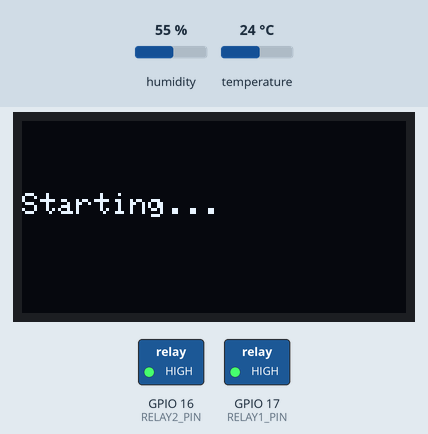
Recording of a sketch running on a simulated ESP32. On the bench: 128×64 one-colour display, switched loads named in the sketch (green lamp = pin HIGH). Inputs (shaded band) come from the test bench; at power-on: humidity 55 %, temperature 24 °C. What the sketch prints to the serial monitor is not drawn.

Above: at 0.1 s.
1.7 s: humidity set to 52 %
At 3.3 s:
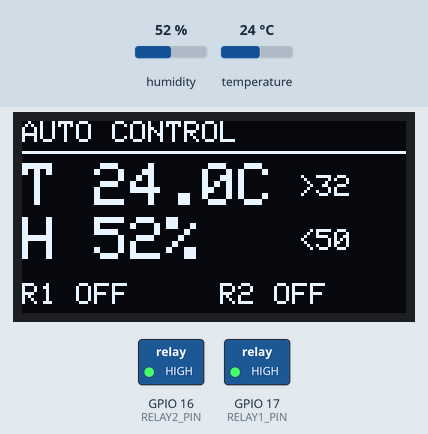
7.0 s: humidity set to 49 %
At 11.7 s:
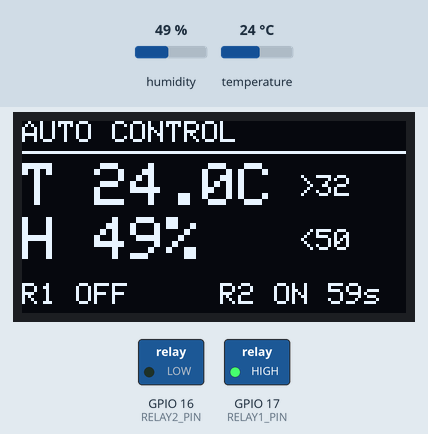
15.5 s: temperature set to 30 °C
At 18.8 s:
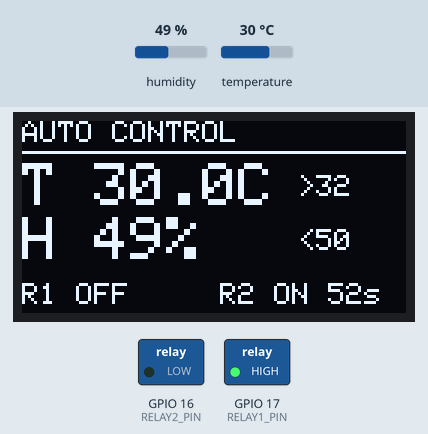
20.8 s: temperature set to 33 °C
At 24.8 s:
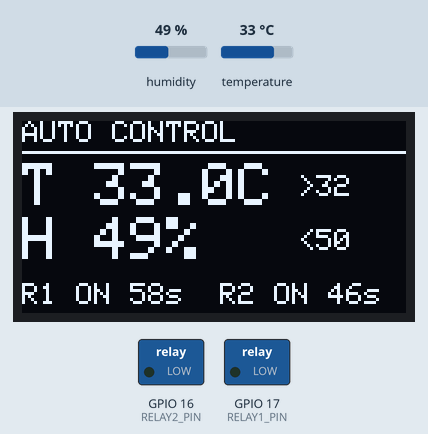
Timing chart, 0 to 71.5 s (numbered marks = the images above; inputs shaded):
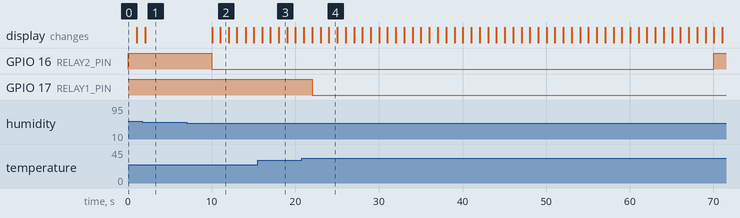

Measured:
- the behaviour switches between 51 and 50 % on humidity (found by bisection; images 1 and 2)
- the behaviour switches between 31 and 32 °C on temperature (found by bisection; images 3 and 4)
- after the input at 1.7 s, the display: changes after 0.35 s (image 1)
- after the input at 7.0 s, GPIO 16 (RELAY2_PIN): HIGH → LOW after 3.0 s; the display: first changes after 3.1 s (image 2 shows a later state)
- after the input at 20.8 s, GPIO 17 (RELAY1_PIN): HIGH → LOW after 1.2 s; the display: first differs from a run without the input after 1.3 s (image 4 shows a later state)
- what the display in image 3 shows lasts 1.0 s, from 18.0 s to 19.0 s

The sketch:

Lab6_AutoControl.ino
```cpp
/* ============================================================================
 *  Lab6 : ระบบควบคุมอัตโนมัติ  DHT11 -> Relay  พร้อมแสดงผลบน OLED
 *  Board : ESP32 Devkit V2
 * ----------------------------------------------------------------------------
 *  เงื่อนไขการทำงาน
 *    อุณหภูมิ >= ค่าที่ตั้งไว้  ->  เปิด Relay1 นานตามเวลาที่กำหนด (พัดลม)
 *    ความชื้น <= ค่าที่ตั้งไว้  ->  เปิด Relay2 นานตามเวลาที่กำหนด (พ่นหมอก)
 *
 *  ปรับค่าทั้งหมดได้ที่หัวข้อ "ค่าที่ตั้งได้" ด้านล่าง หน่วยเป็นนาที
 *  ใส่ทศนิยมได้ เช่น 0.5 = 30 วินาที (สะดวกตอนทดสอบ)
 *
 *  Lab นี้ต้องเป็น non-blocking เท่านั้น เพราะมีตัวจับเวลา 2 ชุดเดินพร้อมกัน
 *  ถ้าใช้ delay() รอ Relay1 ครบเวลา ระบบจะมองไม่เห็นความชื้นเลยตลอดช่วงนั้น
 *
 *  หมายเหตุ : Serial0 ใช้สายร่วมกับ RS485 -> ถอดสาย A+/B- ก่อนทดสอบ
 * ==========================================================================*/

#include <Wire.h>
#include <Adafruit_GFX.h>
#include <Adafruit_SSD1306.h>
#include <DHT.h>
#include "pins_config.h"

Adafruit_SSD1306 oled(OLED_WIDTH, OLED_HEIGHT, &Wire, -1);
DHT dht(DHT_PIN, DHT_TYPE);


// ========================== ค่าที่ตั้งได้ (แก้ตรงนี้) ======================

// ----- อุณหภูมิ -> Relay1 (พัดลมระบายความร้อน) -----
constexpr float TEMP_ON_C        = 32.0;   // อุณหภูมิถึงกี่องศาจึงเปิด
constexpr float RELAY1_RUN_MIN   = 1.0;    // เปิดนานกี่นาที
constexpr float RELAY1_REST_MIN  = 2.0;    // พักกี่นาทีก่อนเปิดรอบถัดไป

// ----- ความชื้น -> Relay2 (พ่นหมอกเพิ่มความชื้น) -----
constexpr float HUMI_ON_PCT      = 50.0;   // ความชื้นถึงกี่ % จึงเปิด
constexpr float RELAY2_RUN_MIN   = 1.0;    // เปิดนานกี่นาที
constexpr float RELAY2_REST_MIN  = 2.0;    // พักกี่นาทีก่อนเปิดรอบถัดไป

/* ทิศทางการเปรียบเทียบความชื้น
 *   1 = ความชื้น "ต่ำกว่า" ค่าที่ตั้ง จึงเปิด  -> งานพ่นหมอก เพิ่มความชื้น
 *   0 = ความชื้น "สูงกว่า" ค่าที่ตั้ง จึงเปิด  -> งานระบายอากาศ ลดความชื้น
 *
 * ค่าเริ่มต้นตั้งเป็นแบบพ่นหมอก ซึ่งพบบ่อยกว่าในโรงเรือน
 * ถ้าต้องการใช้ลดความชื้น เปลี่ยนเลข 1 เป็น 0 บรรทัดล่างนี้ได้เลย */
#define HUMI_TRIGGER_WHEN_BELOW  1

// ----- รอบเวลาการทำงานของระบบ -----
constexpr uint32_t DHT_INTERVAL_MS  = 2000;   // อ่านเซนเซอร์ทุกกี่ ms
constexpr uint32_t OLED_INTERVAL_MS = 1000;   // อัปเดตจอทุกกี่ ms

// แปลงนาทีเป็นมิลลิวินาที
constexpr uint32_t RELAY1_RUN_MS  = (uint32_t)(RELAY1_RUN_MIN  * 60000.0);
constexpr uint32_t RELAY1_REST_MS = (uint32_t)(RELAY1_REST_MIN * 60000.0);
constexpr uint32_t RELAY2_RUN_MS  = (uint32_t)(RELAY2_RUN_MIN  * 60000.0);
constexpr uint32_t RELAY2_REST_MS = (uint32_t)(RELAY2_REST_MIN * 60000.0);


// ===================== โครงสร้างข้อมูลของรีเลย์อัตโนมัติ ===================
/* ประกาศ struct ไว้เหนือฟังก์ชันแรกเสมอ
 * เพราะ Arduino IDE แทรก prototype ของทุกฟังก์ชันไว้เหนือฟังก์ชันแรกของไฟล์
 * ถ้าวาง struct ไว้ข้างล่าง จะได้ error: 'AutoRelay' was not declared in this scope
 * (บทเรียนเดียวกับที่เจอใน Lab2)
 */
struct AutoRelay {
  uint8_t  pin;
  const char *name;
  bool     on;          // สถานะปัจจุบัน
  uint32_t startAt;     // เวลาที่เริ่มเปิดรอบนี้
  uint32_t stopAt;      // เวลาที่ปิดรอบล่าสุด
  uint32_t runMs;       // เปิดนานเท่าไหร่
  uint32_t restMs;      // ต้องพักนานเท่าไหร่ก่อนเปิดรอบถัดไป
  bool     everRun;     // เคยทำงานแล้วหรือยัง
  uint32_t cycles;      // นับจำนวนรอบที่ทำงานไปแล้ว
};

AutoRelay fan  = { RELAY1_PIN, "R1", false, 0, 0, RELAY1_RUN_MS, RELAY1_REST_MS, false, 0 };
AutoRelay mist = { RELAY2_PIN, "R2", false, 0, 0, RELAY2_RUN_MS, RELAY2_REST_MS, false, 0 };


// ============================ ตัวแปรค่าเซนเซอร์ ============================
uint32_t dhtAt   = 0;
uint32_t oledAt  = 0;
float    temp    = NAN;
float    humi    = NAN;
bool     sensorOK = false;

/* DHT11 อ่านพลาดเป็นครั้งคราวเป็นเรื่องปกติ ไม่ใช่ความผิดปกติของระบบ
 * ถ้าพลาดครั้งเดียวแล้วขึ้น Sensor Error ทันที จอจะกะพริบข้อความนี้บ่อยจนน่ารำคาญ
 * จึงยอมให้พลาดติดกันได้ถึง 3 ครั้ง (ราว 6 วินาที) ก่อนถือว่าเซนเซอร์มีปัญหาจริง
 * ระหว่างนั้นยังใช้ค่าล่าสุดที่อ่านได้ต่อไป */
uint8_t  failStreak = 0;
constexpr uint8_t MAX_FAIL_STREAK = 3;


// ======================= ตรรกะควบคุมรีเลย์อัตโนมัติ ========================
/* จังหวะการทำงานของรีเลย์ 1 ตัว
 *
 *   [ปิด] --เงื่อนไขเป็นจริง--> [เปิด runMs] --ครบเวลา--> [พัก restMs] --> [ปิด]
 *
 * ทำไมต้องมีช่วง "พัก" ?
 *   ถ้าไม่มี พอครบเวลาปิดปุ๊บ เงื่อนไขยังเป็นจริงอยู่ ระบบจะสั่งเปิดใหม่ทันที
 *   กลายเป็นเปิด-ปิดติดกันไม่หยุด ปั๊มและคอมเพรสเซอร์จะพังเร็วมาก
 *   อีกทั้ง DHT11 มีความคลาดเคลื่อน +-2 C ค่าที่อ่านได้จะแกว่งไปมารอบจุดตัด
 *   ช่วงพักจึงทำหน้าที่กันการสั่งงานถี่เกินไปไปในตัว
 */
void autoRelayUpdate(AutoRelay &r, bool condition, uint32_t now) {
  // ---- กำลังเปิดอยู่ : รอจนครบเวลาแล้วปิด ----
  if (r.on) {
    if (now - r.startAt >= r.runMs) {
      r.on      = false;
      r.stopAt  = now;
      r.everRun = true;
      digitalWrite(r.pin, RELAY_OFF);
      Serial.printf(">> %s ครบเวลา ปิดอัตโนมัติ (รอบที่ %u)\n", r.name, r.cycles);
    }
    return;
  }

  // ---- กำลังปิดอยู่ : ตรวจว่าพร้อมเปิดรอบใหม่หรือยัง ----
  if (!condition) return;                                  // เงื่อนไขยังไม่ถึง
  if (r.everRun && (now - r.stopAt < r.restMs)) return;    // ยังพักไม่ครบ

  r.on      = true;
  r.startAt = now;
  r.cycles++;
  digitalWrite(r.pin, RELAY_ON);
  Serial.printf(">> %s เริ่มทำงาน นาน %.1f นาที (รอบที่ %u)\n",
                r.name, r.runMs / 60000.0, r.cycles);
}

// เวลาที่เหลือของรอบปัจจุบัน หน่วยวินาที
uint32_t relayRemainSec(const AutoRelay &r, uint32_t now) {
  if (!r.on) return 0;
  uint32_t elapsed = now - r.startAt;
  if (elapsed >= r.runMs) return 0;
  return (r.runMs - elapsed + 999) / 1000;
}

// เวลาพักที่เหลือ หน่วยวินาที (0 = พร้อมทำงานแล้ว)
uint32_t relayRestSec(const AutoRelay &r, uint32_t now) {
  if (r.on || !r.everRun) return 0;
  uint32_t elapsed = now - r.stopAt;
  if (elapsed >= r.restMs) return 0;
  return (r.restMs - elapsed + 999) / 1000;
}


// ========================== งานที่ 1 : อ่านเซนเซอร์ ========================
void taskReadDHT(uint32_t now) {
  if (now - dhtAt < DHT_INTERVAL_MS) return;
  dhtAt = now;

  float h = dht.readHumidity();
  float t = dht.readTemperature();

  if (isnan(h) || isnan(t)) {
    failStreak++;
    Serial.printf("!! อ่านเซนเซอร์ไม่สำเร็จ (ติดกัน %u ครั้ง)\n", failStreak);

    if (failStreak >= MAX_FAIL_STREAK && sensorOK) {
      sensorOK = false;      // พลาดติดกันมากพอแล้ว ถือว่าเซนเซอร์มีปัญหาจริง
      Serial.println("!! ถือว่าเซนเซอร์มีปัญหา - ระงับการสั่งงานรอบใหม่");
    }
    return;
  }

  failStreak = 0;
  sensorOK   = true;
  temp = t;
  humi = h;

  Serial.printf("[%6us] T:%.1fC H:%.1f%% | R1:%-3s R2:%-3s\n",
                now / 1000, temp, humi,
                fan.on  ? "ON" : "OFF",
                mist.on ? "ON" : "OFF");
}


// ========================= งานที่ 2 : ตรรกะควบคุม =========================
void taskControl(uint32_t now) {
  /* ถ้าเซนเซอร์อ่านไม่ได้ ให้ส่ง condition = false
   * รีเลย์ที่กำลังทำงานอยู่จะยังนับเวลาจนครบตามปกติ (ไม่ตัดกลางคัน)
   * แต่จะไม่เริ่มรอบใหม่ จนกว่าจะอ่านค่าได้อีกครั้ง
   * หลักการ : ไม่สั่งงานอุปกรณ์จริงโดยอาศัยข้อมูลที่เชื่อถือไม่ได้ */
  bool tempCond = false;
  bool humiCond = false;

  if (sensorOK) {
    tempCond = (temp >= TEMP_ON_C);

#if HUMI_TRIGGER_WHEN_BELOW
    humiCond = (humi <= HUMI_ON_PCT);
#else
    humiCond = (humi >= HUMI_ON_PCT);
#endif
  }

  autoRelayUpdate(fan,  tempCond, now);
  autoRelayUpdate(mist, humiCond, now);
}


// ========================== งานที่ 3 : แสดงผล OLED ========================
// เขียนสถานะรีเลย์ 1 ตัวลงจอที่ตำแหน่ง x,y
void drawRelayStatus(const AutoRelay &r, uint32_t now, int16_t x, int16_t y) {
  oled.setCursor(x, y);
  if (r.on) {
    oled.printf("%s ON %us", r.name, relayRemainSec(r, now));
  } else {
    uint32_t rest = relayRestSec(r, now);
    if (rest > 0) oled.printf("%s w%us", r.name, rest);   // w = waiting (พัก)
    else          oled.printf("%s OFF", r.name);
  }
}

void taskDisplay(uint32_t now) {
  if (now - oledAt < OLED_INTERVAL_MS) return;
  oledAt = now;

  oled.clearDisplay();

  // ---- หัวข้อ ----
  oled.setTextSize(1);
  oled.setCursor(0, 0);
  oled.print("AUTO CONTROL");
  oled.drawLine(0, 10, 127, 10, SSD1306_WHITE);

  if (!sensorOK) {
    oled.setTextSize(1);
    oled.setCursor(0, 26);
    oled.println("Sensor Error!");
    oled.setCursor(0, 40);
    oled.println("Check DHT11 wiring");
    oled.display();
    return;
  }

  // ---- ค่าอุณหภูมิ (ตัวใหญ่) + จุดตัดที่ตั้งไว้ ----
  oled.setTextSize(2);
  oled.setCursor(0, 14);
  oled.printf("T %.1fC", temp);

  oled.setTextSize(1);
  oled.setCursor(92, 18);
  oled.printf(">%.0f", TEMP_ON_C);

  // ---- ค่าความชื้น (ตัวใหญ่) + จุดตัดที่ตั้งไว้ ----
  oled.setTextSize(2);
  oled.setCursor(0, 32);
  oled.printf("H %.0f%%", humi);

  oled.setTextSize(1);
  oled.setCursor(92, 36);
#if HUMI_TRIGGER_WHEN_BELOW
  oled.printf("<%.0f", HUMI_ON_PCT);
#else
  oled.printf(">%.0f", HUMI_ON_PCT);
#endif

  // ---- แถบสถานะรีเลย์ล่างสุด ----
  oled.setTextSize(1);
  drawRelayStatus(fan,  now,  0, 54);
  drawRelayStatus(mist, now, 66, 54);

  oled.display();
}


// ================================ SETUP ===================================
void setup() {
  Serial.begin(115200);

  /* ตั้งรีเลย์ให้ OFF (Logic HIGH) ตั้งแต่เริ่มทำงาน
   * บน ESP32 core 3.x ต้อง pinMode(OUTPUT) ก่อน แล้วค่อย digitalWrite()
   * ถ้าสลับลำดับ digitalWrite() จะไม่ทำงานเลย (core ข้ามไปแล้วขึ้น log error)
   * ทำให้ขาเป็น OUTPUT ขณะที่ latch ยังเป็น LOW -> รีเลย์ Active LOW ติดตอนบูต */
  pinMode(RELAY1_PIN, OUTPUT);
  pinMode(RELAY2_PIN, OUTPUT);
  digitalWrite(RELAY1_PIN, RELAY_OFF);   // RELAY_OFF = HIGH
  digitalWrite(RELAY2_PIN, RELAY_OFF);

  Wire.begin(I2C_SDA, I2C_SCL);
  if (!oled.begin(SSD1306_SWITCHCAPVCC, OLED_ADDR)) {
    Serial.println("ไม่พบจอ OLED - ระบบควบคุมจะทำงานต่อโดยไม่มีจอ");
    // ไม่หยุดโปรแกรม เพราะระบบรดน้ำต้องทำงานได้แม้จอเสีย
  }

  dht.begin();

  oled.clearDisplay();
  oled.setTextColor(SSD1306_WHITE);
  oled.setTextSize(1);
  oled.setCursor(0, 24);
  oled.println("Starting...");
  oled.display();

  Serial.println("\n=======================================================");
  Serial.println("  Lab6 : ระบบควบคุมอัตโนมัติ DHT11 -> Relay");
  Serial.println("=======================================================");
  Serial.printf ("  Relay1 : เปิดเมื่ออุณหภูมิ >= %.1f C\n", TEMP_ON_C);
  Serial.printf ("           ทำงาน %.1f นาที แล้วพัก %.1f นาที\n",
                 RELAY1_RUN_MIN, RELAY1_REST_MIN);
#if HUMI_TRIGGER_WHEN_BELOW
  Serial.printf ("  Relay2 : เปิดเมื่อความชื้น <= %.1f %%\n", HUMI_ON_PCT);
#else
  Serial.printf ("  Relay2 : เปิดเมื่อความชื้น >= %.1f %%\n", HUMI_ON_PCT);
#endif
  Serial.printf ("           ทำงาน %.1f นาที แล้วพัก %.1f นาที\n",
                 RELAY2_RUN_MIN, RELAY2_REST_MIN);
  Serial.println("=======================================================\n");
}


// ================================= LOOP ===================================
void loop() {
  uint32_t now = millis();

  taskReadDHT(now);    // อ่านเซนเซอร์ทุก 2 วินาที
  taskControl(now);    // ตัดสินใจเปิด/ปิดรีเลย์
  taskDisplay(now);    // อัปเดตจอทุก 1 วินาที

  // ไม่มี delay() — ตัวจับเวลาทั้ง 2 ชุดจึงเดินพร้อมกันได้อย่างอิสระ
}
```

pins_config.h
```cpp
#pragma once
// ---------- Onboard ----------
#define LED_PIN       2

// ---------- Relay Output (Active LOW) ----------
#define RELAY1_PIN   17
#define RELAY2_PIN   16
#define RELAY3_PIN    4

#define RELAY_ON     LOW
#define RELAY_OFF    HIGH

// ---------- Push Button (Active LOW) ----------
// บอร์ดมี R pull-up 10k ภายนอกให้แล้วทั้ง 3 ตัว จึงใช้ pinMode(pin, INPUT) เฉยๆ
#define SW1_PIN      34   // input-only : ใส่ INPUT_PULLUP ไม่ได้ (ไม่มี pull-up ภายใน)
#define SW2_PIN      35   // input-only : ใส่ INPUT_PULLUP ไม่ได้ (ไม่มี pull-up ภายใน)
#define SW3_PIN      32   // ขาปกติ : มี pull-up ภายในให้ใช้ แต่บอร์ดมีภายนอกแล้วจึงไม่ต้อง

// ---------- Opto-isolated Input (Active LOW) ----------
#define ISO1_PIN     33   // เทอร์มินัล IN1
#define ISO2_PIN     27   // เทอร์มินัล IN2

// ---------- Sensor ----------
#define DHT_PIN      15
#define DHT_TYPE     DHT11   // เปลี่ยนเป็น DHT22 ถ้าใช้รุ่น 22

// ---------- LDR : ใช้เป็น Digital Input เท่านั้น ----------
// GPIO14 เป็น ADC2 ซึ่ง WiFi ยึดไปใช้ -> analogRead() ใช้ไม่ได้เมื่อเปิด WiFi
#define LDR_PIN      14
#define LDR_DARK     HIGH    // สถานะตอน "มืด" : ยังไม่ยืนยัน ต้องทดสอบขั้วก่อนใช้งานจริง
#define LDR_STABLE_MS 3000   // ต้องนิ่งกี่ ms ถึงจะยอมรับว่าเปลี่ยนสถานะจริง

// ---------- I2C OLED ----------
#define I2C_SDA      21
#define I2C_SCL      22
#define OLED_ADDR    0x3C
#define OLED_WIDTH  128
#define OLED_HEIGHT  64

// ---------- RS485 (ใช้ Serial0 — ชนกับ USB debug) ----------
#define RS485_SERIAL Serial
#define RS485_BAUD   9600
```
